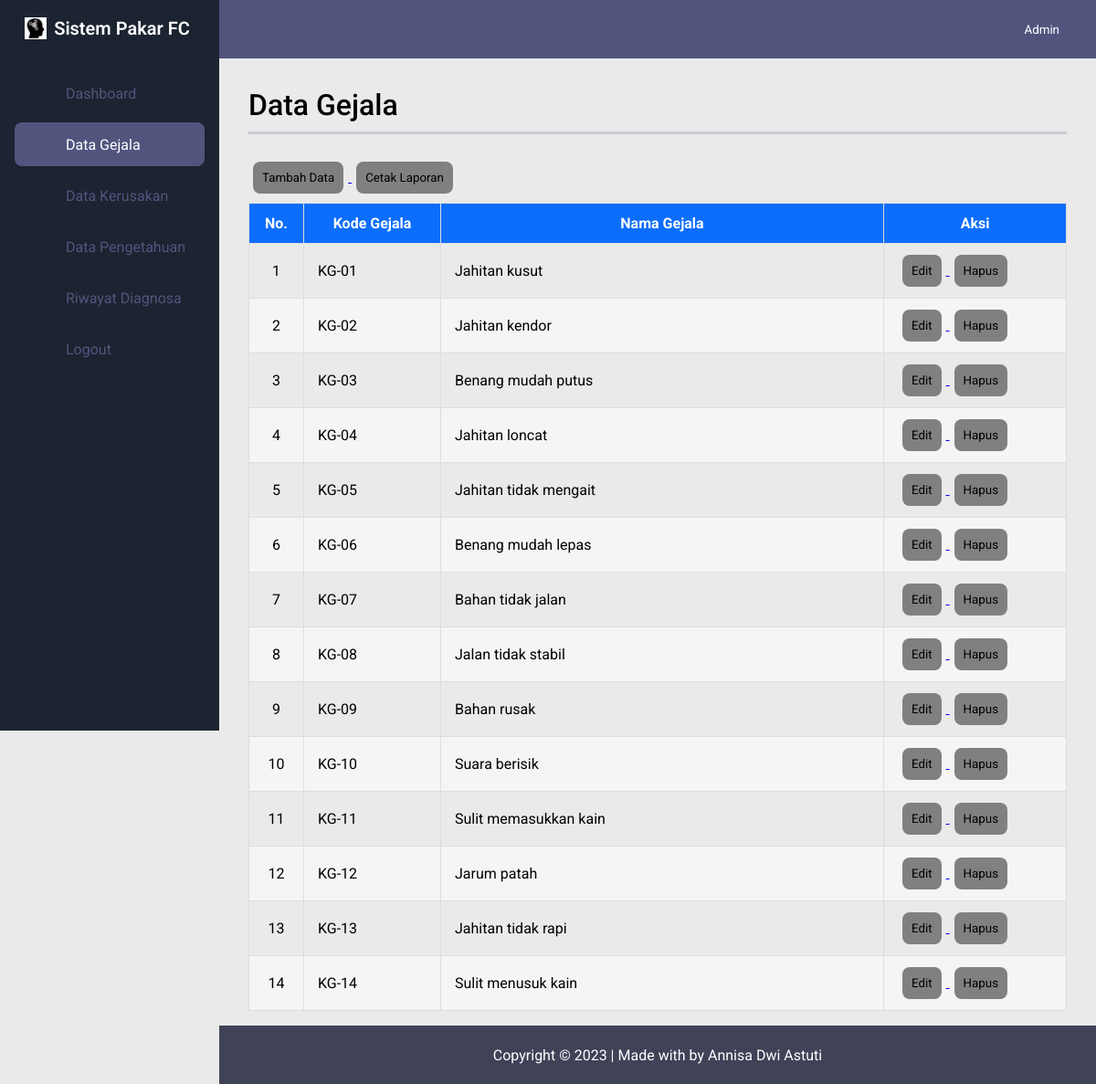
/?page=home&sub=gejala (signed in), run on the app's committed database.
### tables this page shows
CREATE TABLE `gejala` (
  `kode` varchar(10) NOT NULL,
  `nama` varchar(200) NOT NULL,
  `created_at` timestamp NOT NULL DEFAULT CURRENT_TIMESTAMP,
  `updated_at` timestamp NOT NULL DEFAULT CURRENT_TIMESTAMP ON UPDATE CURRENT_TIMESTAMP
);

### routes.php (called while the page is built)
<?php
$page = @$_GET['page'];
if ($page == '' || $page == REGISTER_URL) {
    include 'views/layouts/auth/index.php';
} elseif ($page == HOME_URL) {
    include 'views/layouts/home/index.php';
}

### index.php (called while the page is built, shortened)
<?php
include 'routes.php';
?>

### controllers/gejalaController.php (called while the page is built, shortened)
<?php
include 'models/gejalaModel.php';
class gejalaController extends controller
{
    public $model;
    public function __construct()
    {
        $this->model = new gejalaModel();
    }
    public function index()
    {
        $data = $this->model->selectAll();
        include './views/pages/home/gejala/index.php';
    }
}

### models/model.php (called while the page is built, shortened)
<?php
class model
{
    public function execute($query)
    {
        include './database/koneksi.php';
        $result =  mysqli_query($conn, $query);
        return $result;
    }
    public function fetch($var)
    {
        return mysqli_fetch_array($var, MYSQLI_ASSOC);
    }
}

### models/gejalaModel.php (called while the page is built, shortened)
<?php
class gejalaModel extends model
{
	public function selectAll()
	{
		$query = "SELECT * FROM gejala ORDER BY kode ASC";
		return $this->execute($query);
	}
}

### views/pages/home/gejala/index.php (the view, shortened to what this page needs)
<h1 class="content-header">Data Gejala</h1>
<hr class="line">
<div class="aksi-button">
    <a href="?page=<?= HOME_URL ?>&sub=<?= GEJALA_URL ?>&act=tambah">
        <button class="btn tambah"><i class="fas fa-plus"></i> Tambah Data</button>
    </a>
    <a href="" onclick="window.print();">
        <button class="btn"><i class="fas fa-file"></i> Cetak Laporan</button>
    </a>
</div>
<table class="table">
    <thead>
        <tr>
            <th>No.</th>
            <th>Kode Gejala</th>
            <th>Nama Gejala</th>
            <th class="aksi">Aksi</th>
        </tr>
    </thead>
    <tbody>
        <?php
        $no = 1;
        while ($data_gejala = $this->model->fetch($data)) :
        ?>
            <tr>
                <td data-label="No."><?= $no; ?></td>
                <td data-label="Kode Gejala"><?= $data_gejala['kode']; ?></td>
                <td data-label="Nama Gejala"><?= $data_gejala['nama']; ?></td>
                <td data-label="Aksi" class="aksi">
                    <a href="?page=<?= HOME_URL ?>&sub=<?= GEJALA_URL ?>&act=edit&kode=<?= $data_gejala['kode']; ?>">
                        <button class="btn">
                            <i class="fa fa-edit"></i> Edit
                        </button>
                    </a>
                    <a href="" onclick="confirmDeleteGejala(event, '<?= $data_gejala['kode']; ?>')">
                        <button class="btn">
                            <i class="fa fa-trash"></i> Hapus
                        </button>
                    </a>
                </td>
            </tr>
        <?php
            $no++;
        endwhile;
        ?>
    </tbody>
</table>

### views/layouts/home/index.php (shortened to what this page needs)
<?php
include './controllers/gejalaController.php';
?>
<!DOCTYPE html>
<html lang="en">
<head>
    <link href="https://cdn.jsdelivr.net/gh/hung1001/font-awesome-pro@4cac1a6/css/all.css" rel="stylesheet" type="text/css" />
    <link rel="stylesheet" href="../../../assets/css/home/style.css">
    <?php if ($_SESSION['role'] == 'Admin') : ?>
        <link rel="stylesheet" href="../../../assets/css/home/_partials/setting-table.css">
    <?php else : ?>
        <link rel="stylesheet" href="../../../assets/css/home/_partials/hasil.css">
    <?php endif; ?>
</head>
<body>
    <main>
        <?php
        include 'sidebar.php';
        include 'navbar.php';
        ?>
        <section class="content">
            <?php include 'content-route.php'; ?>
        </section>
        <?php
        include 'footer.php';
        ?>
    </main>
</body>
</html>

### views/layouts/home/sidebar.php (shortened to what this page needs)
<aside class="sidebar">
    <a href="" class="brand-link">
        <img src="/assets/img/logo-sispar.png" alt="Logo" class="brand-logo">
        <h1 class="brand-title sidebar-text">Sistem Pakar FC</h1>
    </a>
    <div class="menu">
        <?php if ($_SESSION['role'] == 'Admin') { ?>
            <a href="?page=<?= HOME_URL ?>&sub=<?= HOME_URL ?>" class="menu-item <?= ($_GET['page'] == HOME_URL && $_GET['sub'] == HOME_URL) ? 'active' : '' ?>">
                <p class="sidebar-text">Dashboard</p>
            </a>
            <a href="?page=<?= HOME_URL ?>&sub=<?= GEJALA_URL ?>" class="menu-item <?= ($_GET['page'] == HOME_URL && $_GET['sub'] == GEJALA_URL) ? 'active' : '' ?>">
                <p class="sidebar-text">Data Gejala</p>
            </a>
            <a href="?page=<?= HOME_URL ?>&sub=<?= KERUSAKAN_URL ?>" class="menu-item <?= ($_GET['page'] == HOME_URL && $_GET['sub'] == KERUSAKAN_URL) ? 'active' : '' ?>">
                <p class="sidebar-text">Data Kerusakan</p>
            </a>
            <a href="?page=<?= HOME_URL ?>&sub=<?= PENGETAHUAN_URL ?>" class="menu-item <?= ($_GET['page'] == HOME_URL && $_GET['sub'] == PENGETAHUAN_URL) ? 'active' : '' ?>">
                <p class="sidebar-text">Data Pengetahuan</p>
            </a>
            <a href="?page=<?= HOME_URL ?>&sub=<?= RIWAYAT_URL ?>" class="menu-item <?= ($_GET['page'] == HOME_URL && $_GET['sub'] == RIWAYAT_URL) ? 'active' : '' ?>">
                <p class="sidebar-text">Riwayat Diagnosa</p>
            </a>
        <?php } ?>
        <a href="?page=<?= HOME_URL ?>&sub=<?= HOME_URL ?>&act=logout" class="menu-item">
            <p class="sidebar-text">Logout</p>
        </a>
    </div>
</aside>

### views/layouts/home/navbar.php (shortened to what this page needs)
<nav class="navbar">
    <button class="navbar-collapse">
    </button>
    <button class="navbar-menu">
        <span>
            <?= ucfirst($_SESSION["username"]); ?>
        </span>
    </button>
</nav>

### views/layouts/home/content-route.php (shortened to what this page needs)
<?php
$sub = @$_GET['sub'];
$act = @$_GET['act'];
$kode = @$_GET['kode'];
if ($sub == HOME_URL) {
    if ($act == '') {
        $dashboard->index();
    } elseif ($act == 'logout') {
        $user->logout();
    }
} elseif ($sub == GEJALA_URL) {
    if ($act == '') {
        $gejala->index();
    } elseif ($act == 'tambah') {
        $gejala->create();
        if (@$_POST['simpan']) {
            $gejala->insert();
        }
    } elseif ($act == 'edit') {
        $gejala->edit($kode);
        if (@$_POST['simpan']) {
            $gejala->update();
        }
    } elseif ($act == 'delete') {
        $gejala->destroy($kode);
    }
} elseif ($sub == RIWAYAT_URL) {
    if ($act == '') {
        $hasil->showRiwayat();
    }
}

### views/layouts/home/footer.php
<footer class="footer">
    <p>Copyright © 2023 | Made with <i class="fas fa-heart"></i> by <a href="" target="_blank"> Annisa Dwi Astuti</a></p>
</footer>

### assets/css/home/_partials/setting-table.css (style rules this page uses)
th:first-child { width: 60px; }
th:nth-child(2) { width: 150px; }
th:last-child { width: 200px; }
td:first-child { text-align: center; }

### assets/css/home/_partials/global.css (style rules this page uses)
:root { --color-primary: #1B2430; --color-secondary: #51557E; --color-secondary-dark: #404258; --color-secondary-light: #505266; --color-light: #FFFFFF; --color-grey: #EAEAEA; }
* { padding: 0; margin: 0; box-sizing: border-box; font-family: 'Roboto', sans-serif; }
body { background-color: var(--color-grey); }
button { background: none; outline: none; border: none; cursor: pointer; }

### assets/css/home/_partials/sidebar.css (style rules this page uses)
.sidebar { visibility: hidden; opacity: 0; width: 0; position: fixed; top: 0; left: 0; background-color: var(--color-primary); height: 100vh; color: var(--color-light); transition: all .5s ease; }
.brand-link { display: flex; align-items: center; gap: .5rem; width: 100%; color: var(--color-light); text-decoration: none; padding: 1.2rem; margin-left: 0.5rem; }
.brand-logo { width: 1.5rem; height: 1.5rem; }
.brand-title { font-weight: 600; font-size: 1.25rem; }
.sidebar-text { display: none; }
.line { background-color: var(--color-secondary); width: 100%; height: .2rem; border: none; opacity: .2; margin: 10px 0 20px 0; }
.menu { margin: 1rem; display: flex; flex-direction: column; gap: .5rem; }
.menu-item { color: var(--color-secondary); display: flex; align-items: center; justify-content: center; gap: 1rem; text-decoration: none; height: 3rem; padding: 0 .5rem; }
.menu-item.active, .menu-item:hover { background-color: var(--color-secondary); border-radius: .5rem; color: var(--color-light); }
@media (min-width: 768px) { .sidebar { visibility: visible; opacity: 100; width: 15rem; } }
@media (min-width: 768px) { .sidebar-text { display: block; } }
@media (min-width: 768px) { .menu-item { justify-content: start; } }

### assets/css/home/_partials/navbar.css (style rules this page uses)
.navbar { position: fixed; top: 0; left: 0; width: 100%; background-color: var(--color-secondary); height: 4rem; display: flex; justify-content: space-between; align-items: center; padding: 0 1rem; z-index: 40; transition: all .5s ease; }
.navbar-collapse { padding: .5rem; color: var(--color-light); }
.navbar-menu { height: 100%; display: flex; align-items: center; gap: .75rem; padding: 0 1.5rem; color: var(--color-light); }
@media (min-width: 768px) { .navbar { width: calc(100% - 15rem); margin-left: 15rem; } }

### assets/css/home/_partials/content.css (style rules this page uses)
.content { margin-top: 4rem; margin-bottom: 3rem; padding: 2rem; transition: all .5s ease; }
.content-header { font-size: 2rem; font-weight: 500; }
@media (min-width: 768px) { .content { margin-left: 15rem; } }

### assets/css/home/_partials/footer.css (style rules this page uses)
.footer { width: 100%; background-color: var(--color-secondary-dark); color: var(--color-light); height: 4rem; display: flex; justify-content: center; align-items: center; transition: all .5s ease; }
.footer a { text-decoration: none; color: var(--color-light); }
@media (min-width: 768px) { .footer { position: fixed; bottom: 0; left: 0; margin: 4rem 0 0 15rem; width: calc(100% - 15rem); } }

### assets/css/home/_partials/table.css (style rules this page uses)
.table { width: 100%; border-collapse: collapse; }
.table td, .table th { padding: 12px 15px; border: 1px solid #ddd; font-size: 16px; }
.table th { background-color: #0D6EFD; color: #ffffff; }
.table tbody tr:nth-child(even) { background-color: #f5f5f5; }
.btn { background-color: gray; margin: 0 5px; padding: 10px; border-radius: 8px; }
.btn.tambah, .btn.cetak { margin: 10px 5px; }

### data on the page
gejala: kode "KG-01", nama "Jahitan kusut"
gejala: kode "KG-02", nama "Jahitan kendor"
gejala: kode "KG-03", nama "Benang mudah putus"
gejala: kode "KG-04", nama "Jahitan loncat"
gejala: kode "KG-05", nama "Jahitan tidak mengait"
gejala: kode "KG-06", nama "Benang mudah lepas"
gejala: kode "KG-07", nama "Bahan tidak jalan"
gejala: kode "KG-08", nama "Jalan tidak stabil"
gejala: kode "KG-09", nama "Bahan rusak"
gejala: kode "KG-10", nama "Suara berisik"
gejala: kode "KG-11", nama "Sulit memasukkan kain"
gejala: kode "KG-12", nama "Jarum patah"
gejala: kode "KG-13", nama "Jahitan tidak rapi"
gejala: kode "KG-14", nama "Sulit menusuk kain"

### other printed values
$_SESSION["username"] "Admin"
